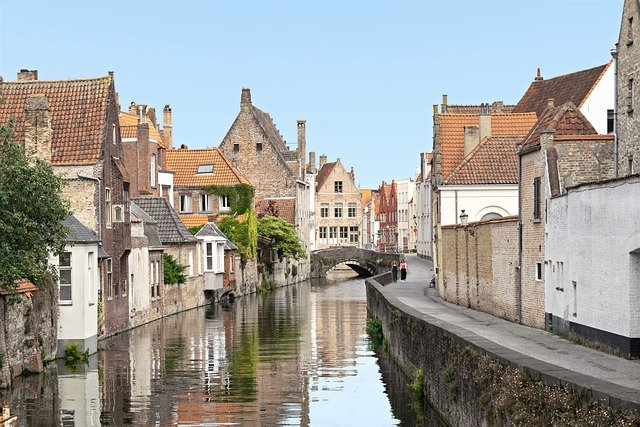
#> input picture images_/img20.jpg, 640 x 427 px
$ python ex_10_3.py
#> lines starting #> are read from the running program, lines starting #| are printed output that depends on the picture
import cv2
import numpy as np

mouseDrawing = False
startX, startY, endX, endY = -1, -1, -1, -1
minMatchCount = 1
viewName = 'input image'

# 특징 선언
sift  = cv2.SIFT_create()
# surf  = cv2.xfeatures2d.SURF_create()
brisk = cv2.BRISK_create()
orb   = cv2.ORB_create()

#--------------------------------------------------------------------------------------------------
# Brute-Force 기반 매칭
# [128 lines left out: functions BruteForce, flann, mouse_callback, not called in this run]

# 영상 읽기
img1_src = cv2.imread("./images_/img20.jpg", cv2.IMREAD_UNCHANGED)
#> img1_src is the input picture: shape (427, 640, 3); mean B, G, R 154.3, 157.9, 157.6
img1 = cv2.resize(img1_src, (320,240))
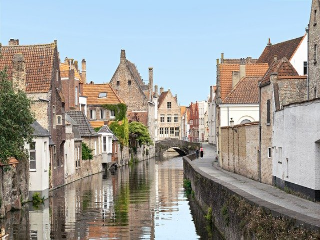
#> img1: shape (240, 320, 3); mean B, G, R 154.2, 157.8, 157.5

# 마우스 이벤트 기반 특징 매칭
cv2.imshow(viewName, img1)
cv2.setMouseCallback(viewName, mouse_callback)

# 키보드 입력을 기다린 후 모든 영상창 닫기
cv2.waitKey(0)
cv2.destroyAllWindows()

$ run again, with images_/img10.jpg copied over images_/img20.jpg
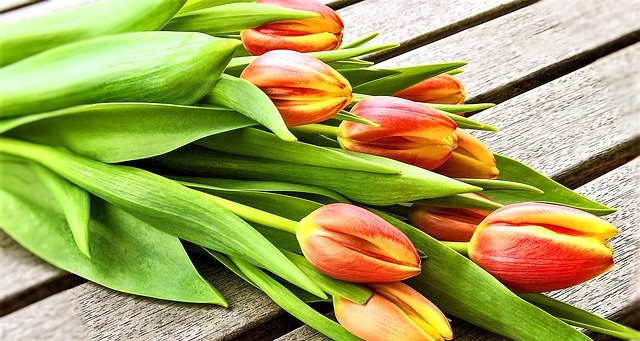
#> input picture images_/img10.jpg, 640 x 341 px
#> img1_src is the input picture: shape (341, 640, 3); mean B, G, R 89.7, 162.3, 163.6
#> `img1 = cv2.resize(img1_src, (320,240))`:
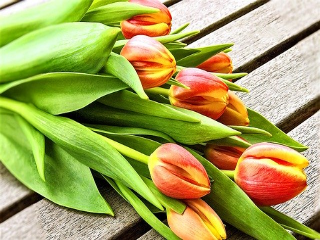
#> img1: shape (240, 320, 3); mean B, G, R 89.6, 162.2, 163.5

$ run again, with images_/img11.jpg copied over images_/img20.jpg
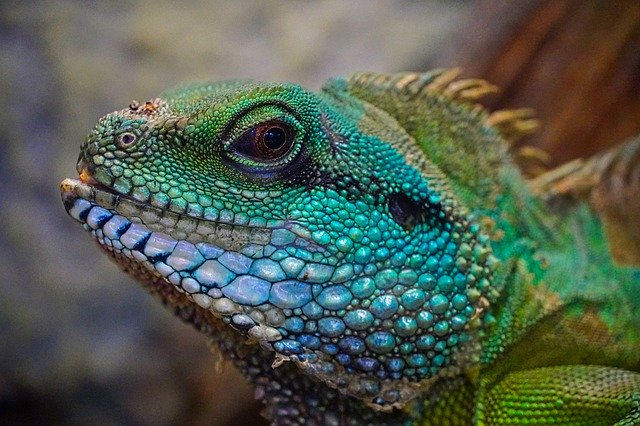
#> input picture images_/img11.jpg, 640 x 426 px
#> img1_src is the input picture: shape (426, 640, 3); mean B, G, R 80.3, 93.4, 81.4
#> `img1 = cv2.resize(img1_src, (320,240))`:
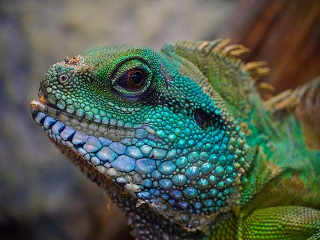
#> img1: shape (240, 320, 3); mean B, G, R 80.2, 93.3, 81.2
